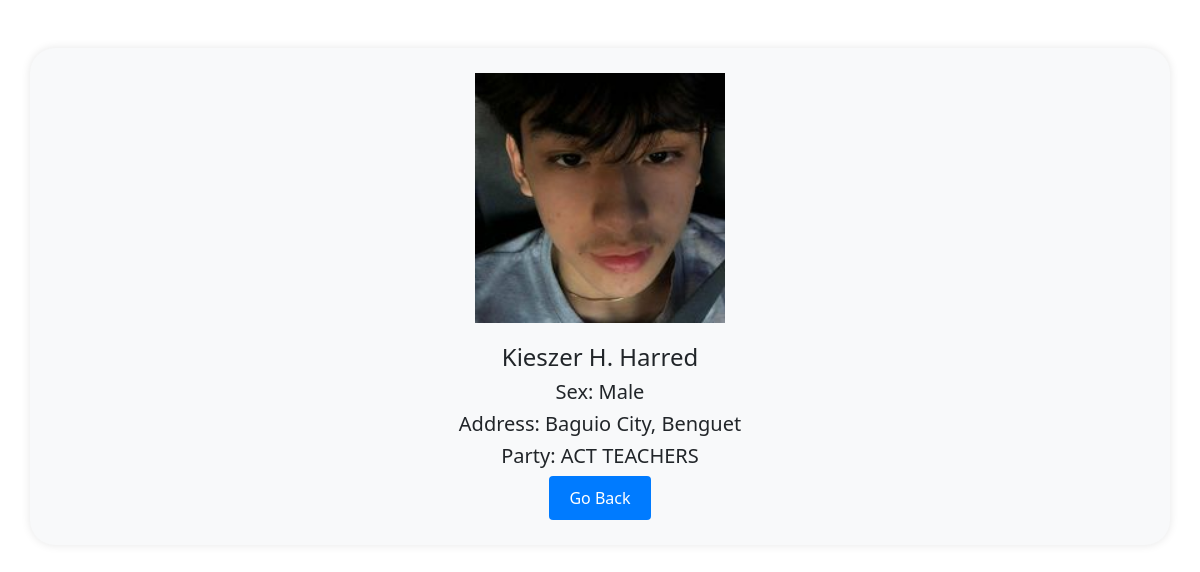
Page /read.php?id=13 on the committed database.
### tables this page shows
CREATE TABLE `candidates` (
  `idno` int(11) NOT NULL,
  `firstname` varchar(55) NOT NULL,
  `lastname` varchar(55) NOT NULL,
  `mi` varchar(55) NOT NULL,
  `sex` varchar(55) NOT NULL,
  `address` varchar(255) NOT NULL,
  `party` varchar(55) NOT NULL,
  `picture` varchar(255) NOT NULL
);

### read.php (the view, shortened to what this page needs)
<!DOCTYPE html>
<html lang="en">
<head>
    <link rel="stylesheet" href="https://cdn.datatables.net/1.13.6/css/jquery.dataTables.css" />
    <link href="https://cdn.jsdelivr.net/npm/bootstrap@5.0.2/dist/css/bootstrap.min.css" rel="stylesheet">
</head>
<body>
    <div class="container mt-5">
    <?php
    require("config.php");
        if(isset($_GET['id'])){
            $idno = $_GET['id'];
            $query = "SELECT * FROM candidates WHERE idno = $idno";
            $result = $connect->query($query);
            if ($result->num_rows > 0) {
                $row = $result->fetch_assoc();
                echo "<div class='image-cen'>";
                echo '<img src="' . $row['picture'] . '" width="250" height="250" alt="Candidate Picture">';
                echo "</div>";
                echo "<h4>" . $row['firstname'] . " " . $row['mi'] . " " . $row['lastname'] . "</h4>";
                echo "<h5>Sex: " . $row['sex'] . "</h5>";
                echo "<h5>Address: " . $row['address'] . "</h5>";
                echo "<h5>Party: " . $row['party'] . "</h5>";
                echo '<button class="btn btn-back"><a href="index.php">Go Back</a></button>';
            } else {
                echo "No candidate found with that ID.";
            }
        }
    ?>
    </div>
</body>
</html>

### read.php (style rules this page uses)
.container { text-align: center; background-color: #f8f9fa; padding: 25px; border-radius: 25px; box-shadow: 0 0 10px rgba(0, 0, 0, 0.1); }
.image-cen { margin-bottom: 20px; }
.btn-back { background-color: #007BFF; color: white; border: none; padding: 10px 20px; }
.btn-back a { text-decoration: none; color: white; }

### rows in the picture
candidates: picture (picture), firstname "Kieszer", mi "H.", lastname "Harred", sex "Male", address "Baguio City, Benguet", party "ACT TEACHERS"
